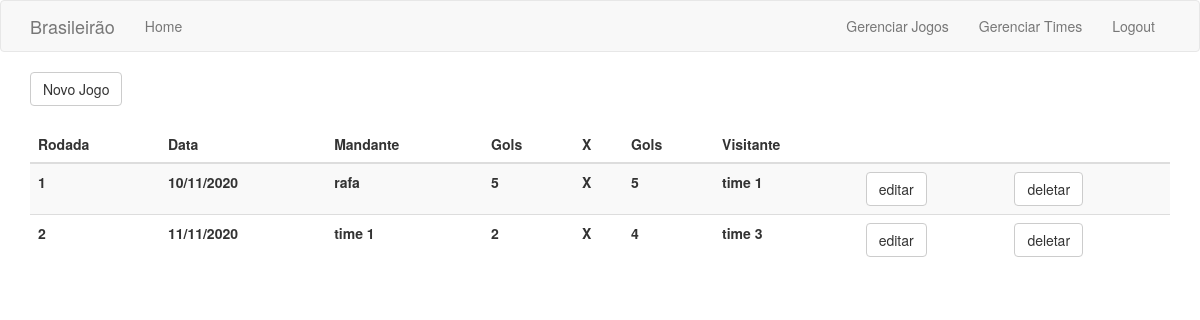
/jogos/ (signed in), run on the app's committed database.
### models/jogo.py (models this page shows, shortened)
class Jogo(db.Model):
    __tablename__ = 'jogos'
    id = db.Column(db.Integer, primary_key=True)
    rodada = db.Column(db.Integer)
    data = db.Column(db.Date)
    time_visitante_id = db.Column(db.Integer, db.ForeignKey('times.id'))
    time_mandante_id = db.Column(db.Integer, db.ForeignKey('times.id'))
    gols_mandante = db.Column(db.Integer, default=0)
    gols_visitante = db.Column(db.Integer, default=0)
    amarelos_mandante = db.Column(db.Integer, default=0)
    amarelos_visitante = db.Column(db.Integer, default=0)
    vermelhos_mandante = db.Column(db.Integer, default=0)
    vermelhos_visitante = db.Column(db.Integer, default=0)
    uix_1 = db.UniqueConstraint(time_visitante_id, time_mandante_id)
    mandante = db.relationship('Time', foreign_keys=[time_mandante_id],
                               backref=db.backref('jogos_mandante'))
    visitante = db.relationship('Time', foreign_keys=[time_visitante_id],
                                backref=db.backref('jogos_visitante'))
    @classmethod
    def jogos_rodada(cls):
        rodadas = 10
        jogos = {}
        for i in range(1, rodadas + 1):
            partidas = cls.query.filter_by(rodada=i) \
                          .order_by(Jogo.data).all()
            jogos[i] = partidas
        return jogos

### models/time.py (models this page shows, shortened)
class Time(db.Model):
    __tablename__ = 'times'
    id = db.Column(db.Integer, primary_key=True)
    escudo = db.Column(db.String)
    nome = db.Column(db.String(20), index=True, unique=True)

### jogos/routes.py (the view)
@bp.route('/')
@login_required
def index():
    jogos = Jogo.jogos_rodada()
    return render_template('listarjogos.html', title='Jogos', jogos=jogos)

### models/user.py (called while the page is built)
@login.user_loader
def load_user(id):
    return User.query.get(int(id))

### jogos/templates/listarjogos.html (shortened to what this page needs)
{% extends "base.html"%}
{% block app_content %}
<a href="{{ url_for('jogos.create') }}" class="btn btn-default">Novo Jogo</a>
<br>
<br>
<table class="table table-striped">
  <thead>
      <tr>
          <th>Rodada</th>
          <th>Data</th>
          <th>Mandante</th>
          <th>Gols</th>
          <th>X</th>
          <th>Gols</th>
          <th>Visitante</th>
    </tr>
  </thead>
    <tbody>
  <tbody>
    {% for rodada in jogos %}
    {% for jogo in jogos[rodada] %}
        <tr>
            <th>{{rodada}}</th>
            <th>{{jogo.data.strftime('%d/%m/%Y') }}</th>
            <th>{{jogo.mandante.nome}}</th>
            <th>{{jogo.gols_mandante}}</th>
            <th>X</th>
            <th>{{jogo.gols_visitante}}</th>
            <th>{{jogo.visitante.nome}}</th>
            <th><a href="{{ url_for('jogos.update', id=jogo.id) }}" class="btn btn-default">editar</a></th>
            <th><a href="{{ url_for('jogos.delete', id=jogo.id) }}" class="btn btn-default">deletar</a></th>
    </tr>
    {% endfor %}
    {% endfor %}
</table>
{% endblock %}

### data on the page
Jogo: rodada "1", data "10/11/2020", mandante.nome "rafa", gols_mandante "5", gols_visitante "5", visitante.nome "time 1"
Jogo: rodada "2", data "11/11/2020", mandante.nome "time 1", gols_mandante "2", gols_visitante "4", visitante.nome "time 3"
